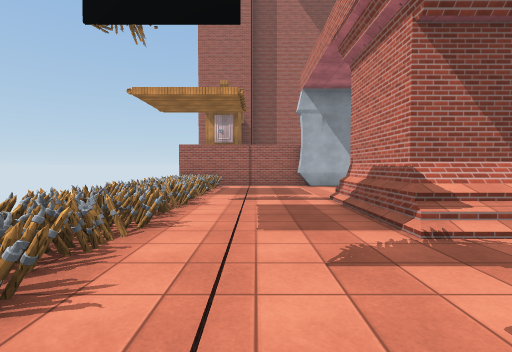
view 1 (above)

14 first-person views from a walk through a scene from a Unity 3-D project. The camera is 1.4 m above the floor, tilts 2° down and sees 85° across. The floor is counted in squares, 2 m on a side. Each view is taken from the middle of a square. On the plan, view 1 faces up. The plan holds only what a view shows up to about 9 squares ahead; the rest is blank. The place goes on beyond the plan. The player character is not drawn. Some surface patterns are stand-ins.

view 2
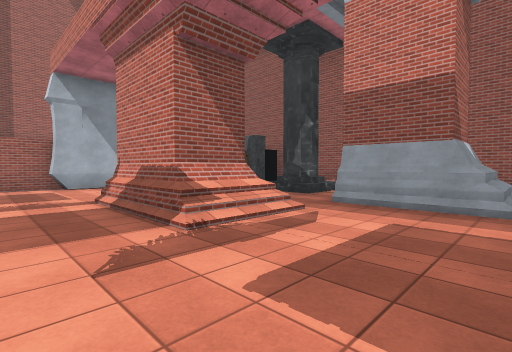

view 3
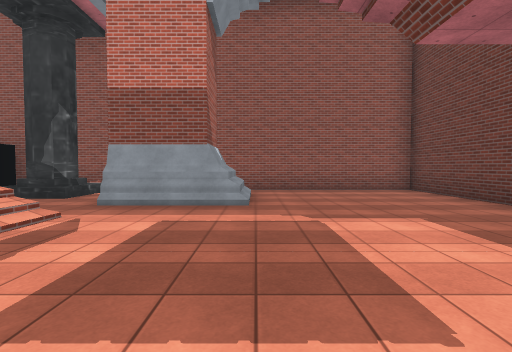

view 4
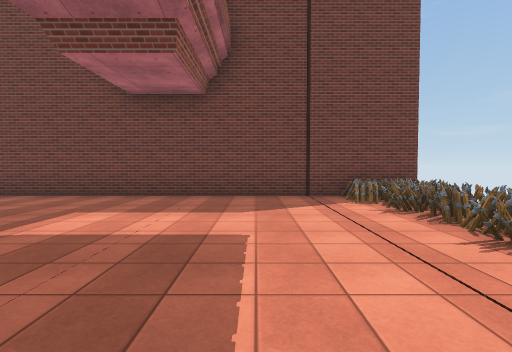

view 5
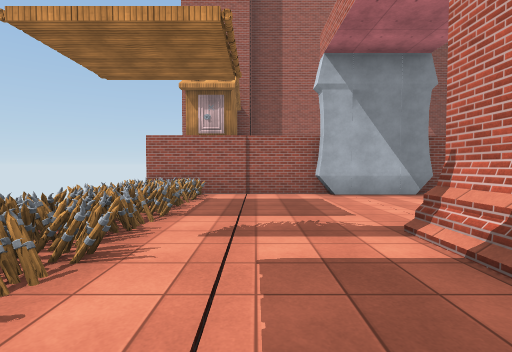

view 6
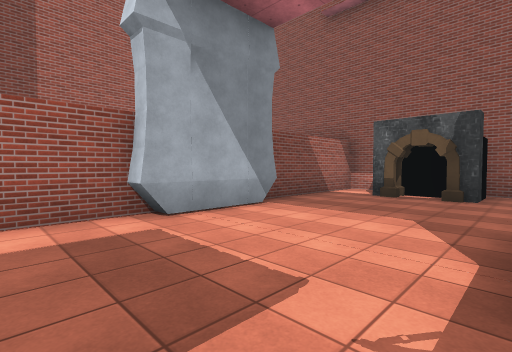

view 7
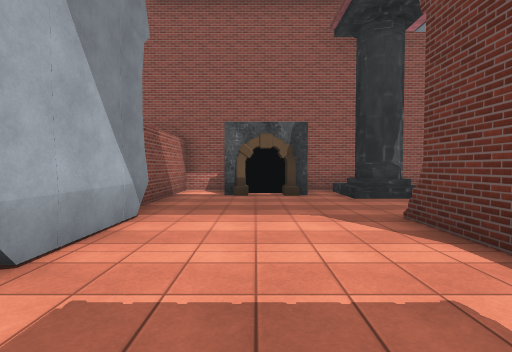

view 8
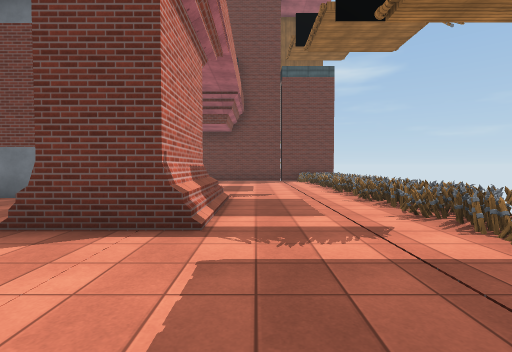

view 9
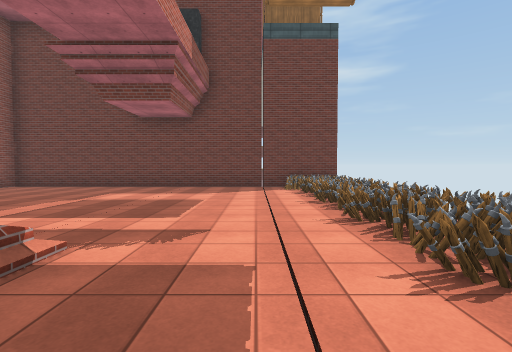

view 10
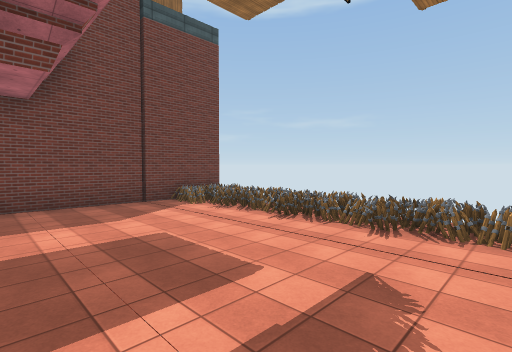

view 11
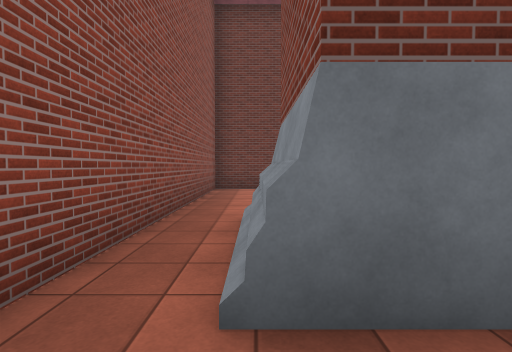

view 12
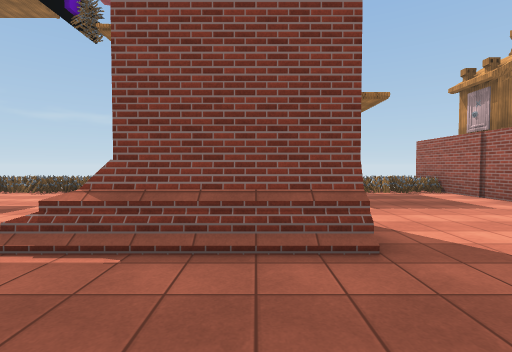

view 13
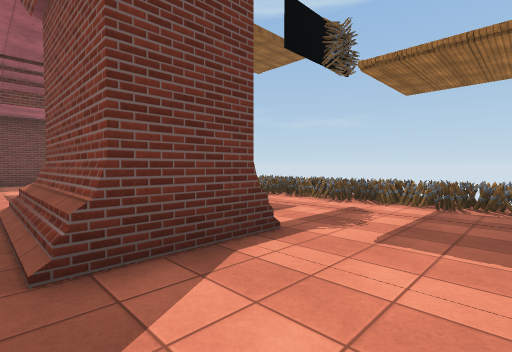

view 14
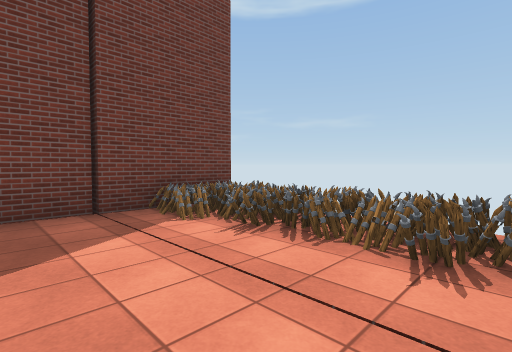

### Floor plan
Key: @ floor where view 1 was taken; # wall or solid block; . floor; / step, stairs or slope; = window, fence, low wall or low ledge; ^ raised ledge; O other object.
Columns run from 3 left of view 1 to 9 right of it. Each row starts with its distance up from view 1.
 10 #####O######
  9 OOO.......O#
  8 OOO........#
  7 OOO.......O##
  6 OOO..^^/.//.#
  5 OOO..##/./#.#
  4 OOO..^#/.//.#
  3 OOO..////./.#
  2 OOO.....###.#
  1 OOO.....###.#
  0 OOO@........#
 -1 =OO.........#
 -2 OOO.........#
 -3 OOO.........#
 -4 OOO.........#
 -5 #############

Positions as (right, up) in squares from view 1, and headings:
1: (0, 0), facing up
2: (0, 0), facing up-right
3: (0, 0), facing right
4: (1, 2), facing down
5: (0, 3), facing up
6: (0, 6), facing up-right
7: (0, 8), facing right
8: (1, 9), facing down
9: (0, 5), facing down
10: (3, 3), facing down-left
11: (7, 4), facing down
12: (6, 5), facing left
13: (4, 8), facing down-left
14: (1, 0), facing down-left
